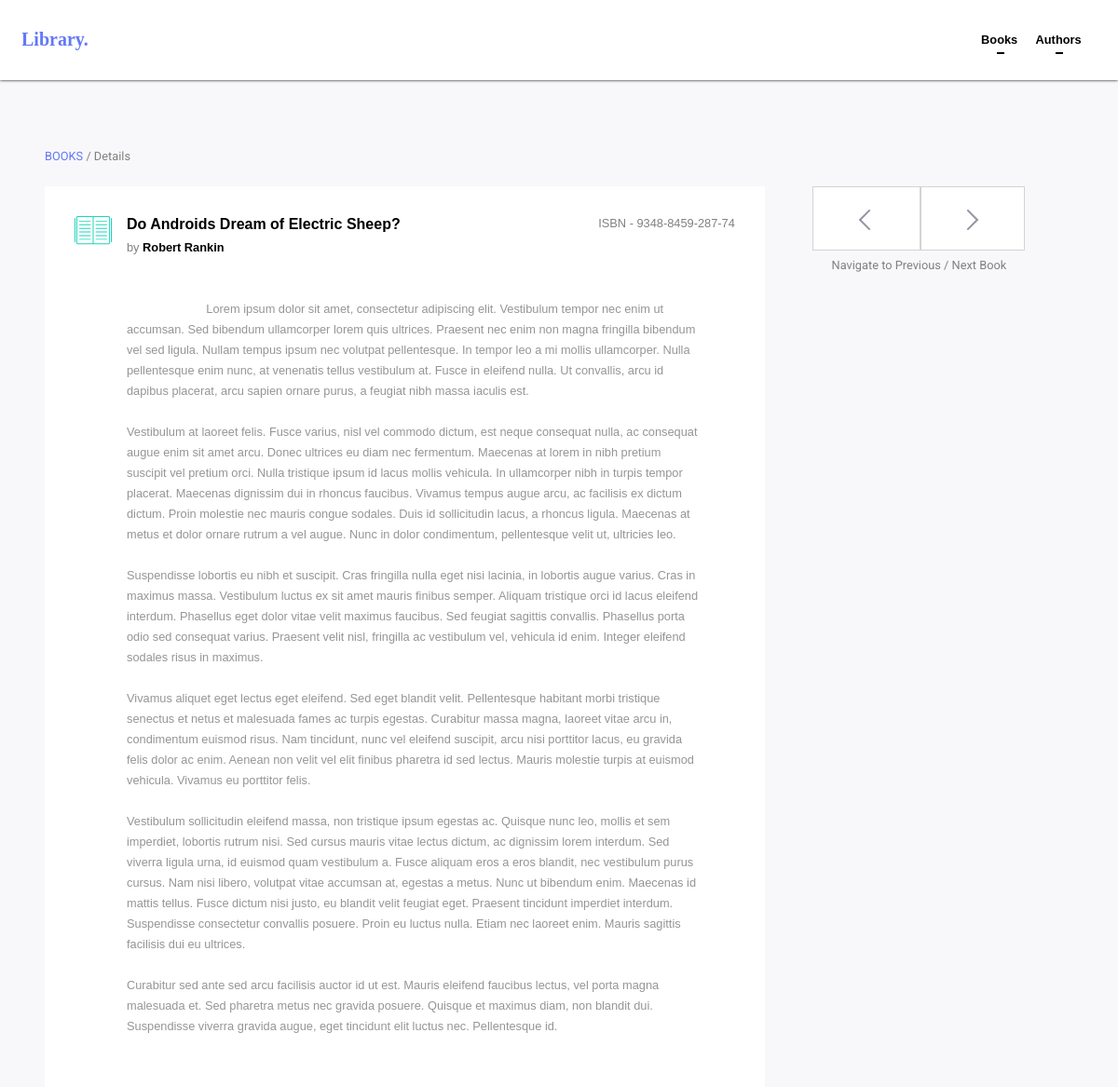
/1/, run on the app's committed database.
### library/models.py (models this page shows, shortened)
class Book(models.Model):
    name = models.CharField(max_length=100)
    author = models.ForeignKey(Author)
    isbn = models.CharField(max_length=10)
    description = models.CharField(max_length=3000)

class Author(models.Model):
    name = models.CharField(max_length=100)
    country = models.CharField(max_length=50)
    age = models.CharField(max_length=2)
    gender = models.CharField(max_length=6)
    year = models.DateField
    description = models.CharField(max_length=500)

### library/views.py (the view)
# urls.py: url(r'^(?P<id>[0-9]+)/$', views.book, name="single_book"),
def book(request , id):
    next_book = 0
    pre_book = 0
    book_single = models.Book.objects.get(id=id)
    try:
        models.Book.objects.get(id=int(id)+1)
        next_book = int(id)+1
    except:
            next_book = id
    try:
        models.Book.objects.get(id=int(id)-1)
        pre_book = int(id)-1
    except:
            pre_book = id
    context = {
        'book' : book_single,
        'pre_book' : pre_book,
        'next_book' : next_book
    }
    return render(request , 'library/book.html' , context=context)

### templates/library/book.html (shortened to what this page needs)
{% extends "library/base.html" %}
{% load static %}
{% block link %}
    <link rel="stylesheet" href="{% static 'Library/css/book.css' %}">
{% endblock %}
{% block body %}
    <div class="container">
        <div class="book_list">
            <div class="topbar">
                <span style="color: #6379f6">BOOKS</span> /  Details
            </div>
            <div class="books">
                <div class="img">
                    <img src="{% static 'Library/Img/book_icon.svg' %}" alt="">
                </div>
                <div class="info">
                    <div class="first-row">
                        {{ book.name }} <span>ISBN - {{ book.isbn }}</span>
                    </div>
                    <div class="second-row">
                        by <span>{{ book.author.name }}</span>
                    </div>
                    <div class="third-row">
                        {{ book.description  }}
                    </div>
                </div>
            </div>
        </div>
        <div class="nav">
            <div class="pre">
                <a href="{% url 'single_book' pre_book %}"><img src="{% static 'Library/Img/prev_icon (3).svg' %}" alt=""></a>
            </div>
            <div class="next">
                <a href="{% url 'single_book' next_book %}"><img src="{% static 'Library/Img/next_icon.svg' %}" alt=""></a>
            </div>
            <div class="desp">
                Navigate to Previous / Next Book
            </div>
        </div>
    </div>
{% endblock %}

### library/Static/Library/css/base.css (style rules this page uses)
body { margin: 0; height: 100vh; background-color: #f8f8fa; font-family: 'Roboto', sans-serif; }

### library/Static/Library/css/book.css (style rules this page uses)
.container { width: inherit; height: inherit; }
.book_list { width: 70%; display: inline-block; }
.container { padding: 3em; }
.topbar { position: relative; color: gray; padding: 2em 0; font-size: 0.8em; }
.img { float: left; }
.first-row { position: relative; font-weight: bold; padding-bottom: 0.5em; font-family: sans-serif; }
.first-row span { position: absolute; right: 0; font-weight: 100; font-size: 0.8em; color: gray; }
.second-row { font-family: sans-serif; font-size: 0.8em; color: gray; padding-bottom: 0.5em; }
.second-row span { font-weight: bold; color: black; }
.third-row { font-family: sans-serif; font-size: 0.8em; color: #808080d4; padding-right: 3em; padding-top: 1.5em; white-space: pre-wrap; line-height: 22px; }
.info { padding: 0 0 0 3.5em; }
.books { background-color: white; padding: 2em; }
.nav { width: 30%; float: right; text-align: center; margin-top: 5.6em; }
.nav .pre { display: inline; padding: 2em 3em 1em; background: white; border: lightgray solid 1px; cursor: pointer; transition: 0.35s ease-in-out; }
.nav .next { display: inline; padding: 2em 3em 1em; background: white; border: lightgray solid 1px; cursor: pointer; transition: 0.35s ease-in-out; }
.desp { padding-top: 2em; font-size: 0.8em; color: gray; }

### data on the page
Book: name "Do Androids Dream of Electric Sheep?", isbn "9348-8459-287-74", author.name "Robert Rankin", description "Lorem ipsum dolor sit amet, consectetur adipiscing elit. Vestibulum tempor nec enim ut accumsan. Sed bibendum ullamcorper lorem quis ultrices. Praesent nec enim non magna fringilla bibendum vel sed ligula. Nullam tempus ipsum nec volutpat pellentesque. In tempor leo a mi mollis ullamcorper. Nulla pellentesque enim nunc, at venenatis tellus vestibulum at. Fusce in eleifend nulla. Ut convallis, arcu id dapibus placerat, arcu sapien ornare purus, a feugiat nibh massa iaculis est. Vestibulum at laoreet felis. Fusce varius, nisl vel commodo dictum, est neque consequat nulla, ac consequat augue enim sit amet arcu. Donec ultrices eu diam nec fermentum. Maecenas at lorem in nibh pretium suscipit…"
